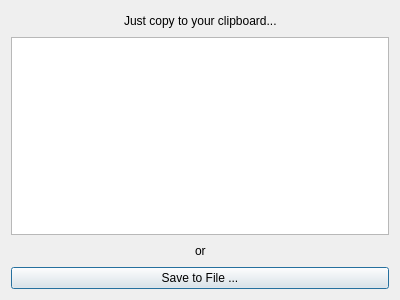
<?xml version="1.0" encoding="UTF-8"?>
<ui version="4.0">
 <class>ExportDialog</class>
 <widget class="QDialog" name="ExportDialog">
  <property name="geometry">
   <rect>
    <x>0</x>
    <y>0</y>
    <width>400</width>
    <height>300</height>
   </rect>
  </property>
  <property name="windowTitle">
   <string>Export</string>
  </property>
  <layout class="QVBoxLayout" name="verticalLayout">
   <item>
    <layout class="QHBoxLayout" name="horizontalLayout">
     <item>
      <spacer name="horizontalSpacer_2">
       <property name="orientation">
        <enum>Qt::Horizontal</enum>
       </property>
       <property name="sizeHint" stdset="0">
        <size>
         <width>40</width>
         <height>20</height>
        </size>
       </property>
      </spacer>
     </item>
     <item>
      <widget class="QLabel" name="label">
       <property name="text">
        <string>Just copy to your clipboard...</string>
       </property>
      </widget>
     </item>
     <item>
      <spacer name="horizontalSpacer">
       <property name="orientation">
        <enum>Qt::Horizontal</enum>
       </property>
       <property name="sizeHint" stdset="0">
        <size>
         <width>40</width>
         <height>20</height>
        </size>
       </property>
      </spacer>
     </item>
    </layout>
   </item>
   <item>
    <widget class="QTextEdit" name="textEditExport"/>
   </item>
   <item>
    <layout class="QHBoxLayout" name="horizontalLayout_2">
     <item>
      <spacer name="horizontalSpacer_3">
       <property name="orientation">
        <enum>Qt::Horizontal</enum>
       </property>
       <property name="sizeHint" stdset="0">
        <size>
         <width>40</width>
         <height>20</height>
        </size>
       </property>
      </spacer>
     </item>
     <item>
      <widget class="QLabel" name="label_2">
       <property name="text">
        <string>or</string>
       </property>
      </widget>
     </item>
     <item>
      <spacer name="horizontalSpacer_4">
       <property name="orientation">
        <enum>Qt::Horizontal</enum>
       </property>
       <property name="sizeHint" stdset="0">
        <size>
         <width>40</width>
         <height>20</height>
        </size>
       </property>
      </spacer>
     </item>
    </layout>
   </item>
   <item>
    <widget class="QPushButton" name="btnSaveToFile">
     <property name="text">
      <string>Save to File ...</string>
     </property>
    </widget>
   </item>
  </layout>
 </widget>
 <resources/>
 <connections/>
</ui>
